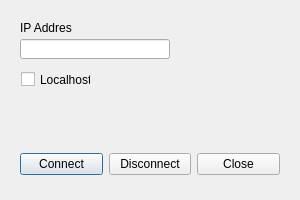
<?xml version="1.0" encoding="UTF-8"?>
<ui version="4.0">
 <class>Dialog</class>
 <widget class="QDialog" name="Dialog">
  <property name="geometry">
   <rect>
    <x>0</x>
    <y>0</y>
    <width>300</width>
    <height>200</height>
   </rect>
  </property>
  <property name="windowTitle">
   <string>Train Connection Dialog</string>
  </property>
  <layout class="QVBoxLayout" name="verticalLayout">
   <item>
    <widget class="QWidget" name="widget" native="true">
     <widget class="QLineEdit" name="ipLineEdit">
      <property name="geometry">
       <rect>
        <x>9</x>
        <y>28</y>
        <width>150</width>
        <height>20</height>
       </rect>
      </property>
      <property name="minimumSize">
       <size>
        <width>150</width>
        <height>20</height>
       </size>
      </property>
      <property name="maximumSize">
       <size>
        <width>150</width>
        <height>20</height>
       </size>
      </property>
     </widget>
     <widget class="QLabel" name="label">
      <property name="geometry">
       <rect>
        <x>9</x>
        <y>9</y>
        <width>52</width>
        <height>16</height>
       </rect>
      </property>
      <property name="maximumSize">
       <size>
        <width>80</width>
        <height>16777215</height>
       </size>
      </property>
      <property name="text">
       <string>IP Address</string>
      </property>
     </widget>
     <widget class="QCheckBox" name="localhostCheckBox">
      <property name="geometry">
       <rect>
        <x>10</x>
        <y>60</y>
        <width>70</width>
        <height>17</height>
       </rect>
      </property>
      <property name="text">
       <string>Localhost</string>
      </property>
     </widget>
    </widget>
   </item>
   <item>
    <widget class="QWidget" name="widget_2" native="true">
     <property name="maximumSize">
      <size>
       <width>16777215</width>
       <height>50</height>
      </size>
     </property>
     <layout class="QGridLayout" name="gridLayout">
      <item row="0" column="0">
       <widget class="QPushButton" name="trainConButton">
        <property name="text">
         <string>Connect</string>
        </property>
       </widget>
      </item>
      <item row="0" column="2">
       <widget class="QPushButton" name="closeButton">
        <property name="text">
         <string>Close</string>
        </property>
       </widget>
      </item>
      <item row="0" column="1">
       <widget class="QPushButton" name="trainDisButton">
        <property name="text">
         <string>Disconnect</string>
        </property>
       </widget>
      </item>
     </layout>
    </widget>
   </item>
  </layout>
 </widget>
 <resources/>
 <connections/>
</ui>
